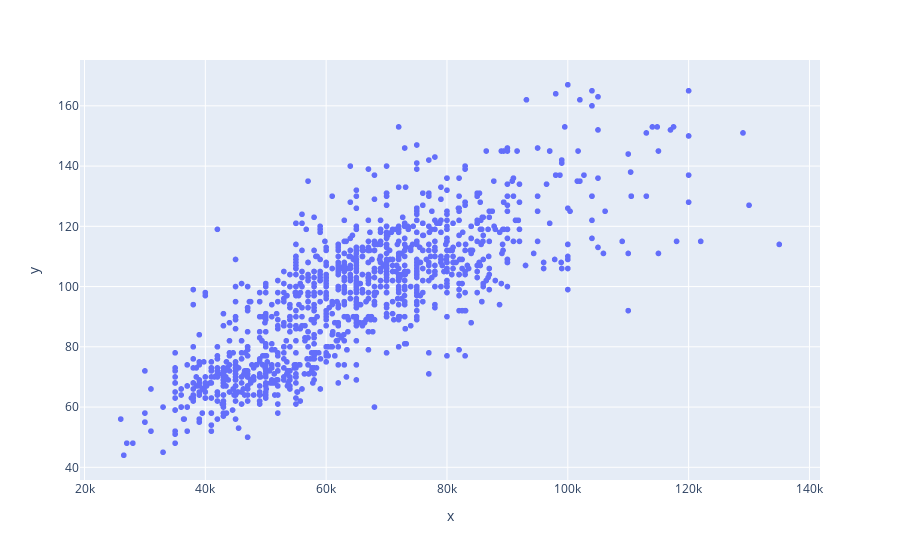

The cell this chart's notebook holds for it:
### Code cell
fig = px.scatter(x=unaza_e_re['price'], y=unaza_e_re['gros_area'])
fig.show()

### Figure 1 — Plotly figure (JSON) as saved in the notebook; plotly's stock layout.template omitted (floating-point values rounded to 4 significant figures; data arrays with more than 128 entries replaced by an {"elided": "..."} marker saying what was removed)
{"data": [{"hovertemplate": "x=%{x}<br>y=%{y}<extra></extra>", "legendgroup": "", "marker": {"color": "#636efa", "symbol": "circle"}, "mode": "markers", "name": "", "showlegend": false, "type": "scattergl", "x": {"elided": "1261 int values"}, "xaxis": "x", "y": {"elided": "1261 int values"}, "yaxis": "y"}], "layout": {"legend": {"tracegroupgap": 0}, "margin": {"t": 60}, "xaxis": {"anchor": "y", "domain": [0, 1], "title": {"text": "x"}}, "yaxis": {"anchor": "x", "domain": [0, 1], "title": {"text": "y"}}}}
